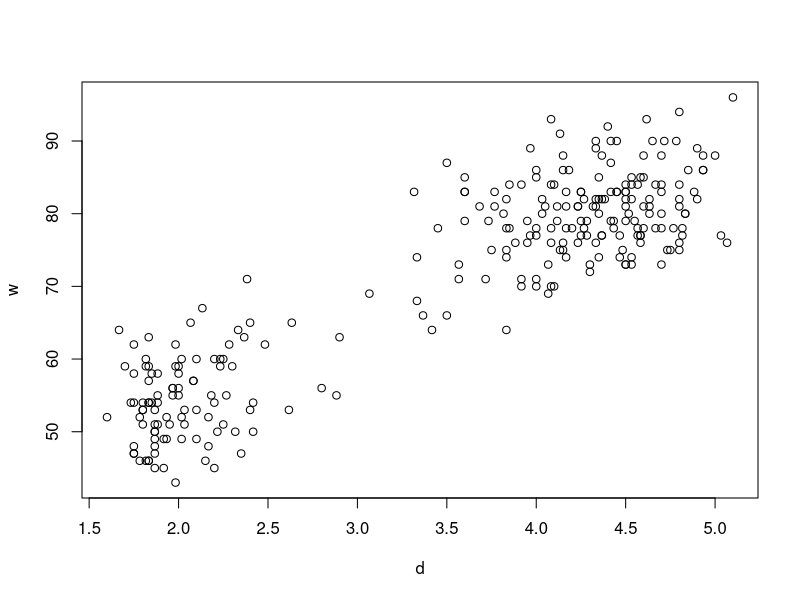
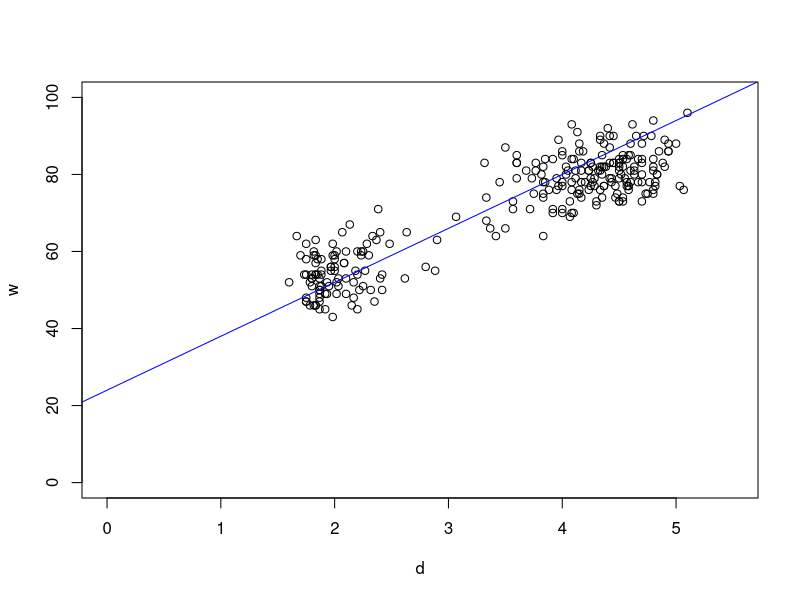
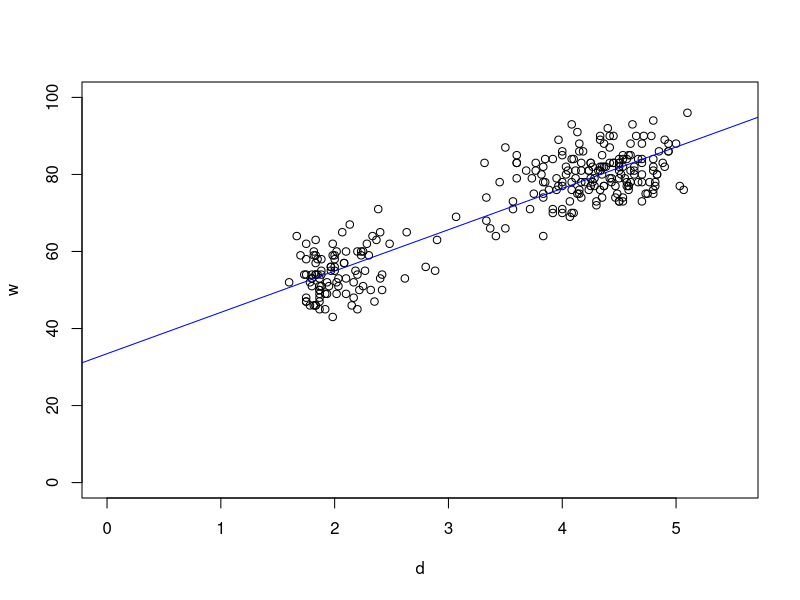

These figures' R source, in order:
#
# PRACTICAL 3: Linear Regression
# ---------------------------------
#
#
# In this practical, we will use R to fit linear regression models by the method of ordinary least
# squares (OLS). We will make use of R's `lm` function simplify the process of model fitting and
# parameter estimation, and use information from its output to construct confidence intervals.
# Finally, we will assess the quality of the regression and use residual diagnostic plots to 
# assess the validity of the regression assumptions.  

# You will need the following skills from previous practicals:
#     * Basic R skills with arithmetic, functions, and vectors
#     * Calculating data summaries: mean, sd, var, sum
#     * Loading libraries and data sets with library and data
#     * Drawing scatterplots with plot and straight lines with abline
#     * Using additional graphical parameters to customise plots with colour (col), line 
#       type (lty), etc
#
# New R techniques:
#    *   Fitting a linear regression model with `lm`
#    *   Extracting key regression quantities such as coefficients (`coef`), residuals (`resid`),
#        and fitted values (`fitted`)
#    *   Obtaining a detailed summary of a linear regression fit with `summary`
#

# ==================================================================================
#
# 1. Simple linear regression
#
# 1.1 The simple linear regression model
#
# Regression analysis is a statistical area concerned with the estimation of the relationship
# between two or more variables. In the simple linear regression model we have a _dependent_ 
# or _response_ variable Y, and and _independent_ or _predictor_ variable X. Suppose we 
# have n pairs of observations {y_i,x_i}, i=1,...,n, we can then write the simple linear 
# regression model as
# 
#    y_i = β_0 + β_1 x_i + ε_i,   i=1,...,n
#
# where β_0, β_1 are the unknown regression parameters (i.e. the intercept and slope of the trend
# line), and ε_i are the unobserved random regression error around the trend line.
#
# In linear regression, we make the following assumptions about ε_i:
#
#    A. E[ε_i] = 0 for all i — our errors have mean zero and do not depend on x. In other words,
#       there is no systematic bias, such as would come from missing a key part of the trend in x. 
#       So, the model trend is assumed correct, and any errors are assumed to be scattered randomly
#       about it.
#    B. Var[ε_i] = σ^2 for all i — our errors have a constant spread or variance, which also does 
#       not depend on x; the errors are homoscedastic.
#    C. The regression errors are independent, so Cov[ε_i, ε_j]=0, and E[ε_i ε_j]=0 when i!=j
#    D. To make probability statements, we will further assume that the regression errors are all
#       i.i.d N(0,σ^2)
#

# We fit the regression model by _least squares_, which seeks the values of β_0 and β_1 which minimise the sum of the squared errors between our observed y and the regression line β_0+β_1x, i.e.
# 
#   Q(β_0, β_1) = \sum_{i=1}^n (y_i - β_0 - β_1 x_i)^2.
# 
# The minimising values are the OLS estimates βhat_0 and βhat_1, which can be written as follows (see lecture notes)
# 
#  βhat_0 = ybar - β_1 xbar,
#
#  βhat_1 = S_xy/S_xx
#

# ==================================================================================
#
# 2. The faithful data set
#
# The dataset we will be using in this practical concerns the behaviour of the Old Faithful geyser
# in Yellowstone National Park, Wyoming, USA. For a natural phenomenon, the Old Faithful geyser is
# highly predictable and has erupted every 44 to 125 minutes since 2000. There are two variables
# in the data set:
#
#   1. the waiting time between eruptions of the geyser, and
#   2. the duration of the eruptions.
#
# Before we start fitting any models, the first step should always be to perform some exploratory
# data analysis of the data to gain some insight into the behaviour of the variables and suggest
# any interesting relationships or hypotheses to explore further.
#


# Exercise 1.1:
# ~~~~~~~~~~~~~
#
# * Load the faithful dataset by typing data(faithful)
#
# * To save typing later, let’s extract the columns into two variables. Create a vector `w` that
#   contains the vector of waiting times, and a second vector `d` that contains the durations of
#   eruptions.
#
# * Plot the waiting times (y-axis) against the durations (x-axis).
#
# * Is there evidence of a linear relationship?
#


data(faithful)
w <- faithful$waiting
d <- faithful$eruptions
plot(y=w,x=d)




# The model we're interested in fitting to these data is a simple linear relationship between the waiting times and the eruption durations, namely
#
#  w = β_0 + β_1 d + ε
#


# Exercise 1.2:
# ~~~~~~~~~~~~~
#
# * Read the techniques page on changing axis limits, and then redraw your scatterplot so the
#   horizontal axis covers the interval [0, 5.5], and the vertical axis covers [0, 100].
#
# * Try guessing at some coefficients of the best-fitting straight line model. Use the `abline`
#   function to draw the lines on your plot using the arguments `a` and `b` to specify the 
#   intercept and slope. Save your best guess as `guess.b0` and `guess.b1`.
#
# * Have a couple of attempts, but don’t spend too long! We’ll see better ways to do this next.
#


plot(y=w,x=d,xlim=c(0,5.5),ylim=c(0,100))
guess.b0 <- 24
guess.b1 <- 14
abline(a=guess.b0,b=guess.b1,col='blue')






# As mentioned above, the OLS method minimizes the square of the residuals which are the difference
# between the vector of observations, w_i, and the fitted values, what_i. Now let’s compute this
# least-squares value for your best guess at the coefficients.


#
# Exercise 1.5:
# ~~~~~~~~~~~~~ 
#
# * Using your best guesses as βhat_0 and βhat_1$, create a vector called `guess.what` containing
#   the fitted values what_i= βhat_0 + βhat_1 d_i  for your regression line. 
#
# * Create a vector `guess.resid` containing the residuals e_i = w_i - what_i.
#
# * Calculate the sum of squares of your residuals, Q(`guess.b0`, `guess.b1`). Save the value as
#   `guess.Q` - we'll compare it to the least-squares fit later.
#


guess.what <- guess.b0 + guess.b1*d
guess.resid <- w - guess.what
guess.Q <- sum(guess.resid^2)




# ==================================================================================
#
# 3. Fitting the regression model
# 
#
# ----------------------------------------------------------------------------------
# 3.1 Direct calculation

# We have access to all of the data and we know the formulae for the least squares estimates of 
# the coefficients, so we should be able to calculate the optimal values fairly easily.

#
# Exercise 3.1:
# ~~~~~~~~~~~~~ 
# 
# * First, calculate the regression summary statistics: use `mean` to find wbar (sample mean of
#   w) and dbar (sample mean of d) and save them as `wbar` and `dbar`.
#
# * Use the sample means with the original values of `d` and `w`` to calculate S_dd and S_dw, 
#   and store them as `sdd` and `sdw`. Hint: the `sum` function will be useful.
#
# * Use these summaries with the formulae in Section 1 to calculate the least-squares estimates
#   βhat_0, βhat_1 and save them as `beta0hat` and `beta1hat`.
#
# * How do the least-squares estimates compare to your guesses?
#
# * Use the `abline` function to add the least-squares regression as an additional line to your
#   plot. Use colour  (the `col` argument) to distinguish it from your previous guesses.
# 


wbar <- mean(w)
dbar <- mean(d)
sdd <- sum((d-dbar)^2)
sdw <- sum((d-dbar)*(w-wbar))
## OLS estimates
beta1hat <- sdw/sdd
beta0hat <- wbar-beta1hat*dbar
## the plot
plot(y=w, x=d, xlim=c(0,5.5), ylim=c(0,100))
abline(a=beta0hat, b=beta1hat, col='blue')


# ----------------------------------------------------------------------------------
# 3.2  Linear regression with `lm`
# 
#
# It would be rather tiresome to have to do the calculations explicitly for every regression problem, and so R provides the `lm` function to compute the least-squares linear regression for us, and it returns an object which summarises all aspects of the regression fit.
#

# ^^^^^^^^^^^^^^^^^^^^^^^^^^^^^^^^^^^^^^^^^^^^^^^^^^^^^^^^^^^^^^^^^^^^^^^^^^^^^^^^^^^^^^^^^^^^^^^
# ^ 
# ^ TECHNIQUE: 
# ^ 
# ^ In R, We can fit linear models by the method of least squares using the function `lm`. Suppose
# ^ our response variable is $Y$, and we have a predictor variable $X$, with observations stored in
# ^ R vectors `y` and `x` respectively. To fit $y$ as a linear function of $x$, we use the following
# ^ `lm` command:
# ^   
# ^   `model <- lm(y ~ x)`
# ^ 
# ^ Alternatively, if we have a data frame called `dataset` with variables in columns `a` and `b`
# ^ then we could fit the linear regression of `a` on `b` without having to extract the columns 
# ^ into vectors by specifying the `data` argument
# ^ 
# ^ `model <- lm(a ~ b, data=dataset)`
# ^ 
# ^ The `~` (tilde) symbol in this expression should be read as "is modelled as". Note that _R_
# ^ always automatically include a constant term, so we only need to specify the $X$ and $Y$
# ^ variables.
# ^ 
# ^ We can inspect the fitted regression object returned from `lm` to get a simple summary of the
# ^ estimated model parameters. To do this, simply evaluate the variable which contains the 
# ^ information returned from `lm`:
# ^   
# ^   `model`
# ^ 
# ^ For more information, see  [Linear regression](r_10_statsmethods.html#lm).
# ^                                                
# ^^^^^^^^^^^^^^^^^^^^^^^^^^^^^^^^^^^^^^^^^^^^^^^^^^^^^^^^^^^^^^^^^^^^^^^^^^^^^^^^^^^^^^^^^^^^^^^

#
# Exercise 3.2:
# ~~~~~~~~~~~~~
#
# * Use `lm` to fit waiting times `w` as a  linear function of eruption durations `d`. 
#
# * Save the result of the regression function to `model`.
#
# * Inspect the value of `model` to find the fitted least-squares coefficients. Check the values 
#   match those you computed in the previous exercise.
#

model <- lm(w~d)
model



#
# Exercise 3.3:
# ~~~~~~~~~~~~~
#
# * Use the `coef` function to extract the coefficients of the fitted linear regression model as
#   a vector. 
#
# * Extract the vector of residuals from `model`, and use this to compute the sum of squares of
#   the residuals as `lsq.Q`.
#
# * Compare `lsq.Q` to `guess.Q` - was your best guess close to the minimum of the least-squares error function?
#

coef(model)
lsq.resid <- resid(model)
lsq.Q <- sum(lsq.resid^2)





# ----------------------------------------------------------------------------------
#  3.3 The regression summary
# 
# ^^^^^^^^^^^^^^^^^^^^^^^^^^^^^^^^^^^^^^^^^^^^^^^^^^^^^^^^^^^^^^^^^^^^^^^^^^^^^^^^^^^^^^^^^^^^^^^
# ^ 
# ^ TECHNIQUE: 
# ^ 
# ^ We can easily extract and inspect the coefficients and residuals of the linear model, but to
# ^ obtain a more complete statistical summary of the model we use the `summary` function:
# ^   
# ^   `summary(model)`
# ^ 
# ^ There is a lot of information in this output, but the key quantities to focus on are:
# ^   
# ^   * Residuals: simple summary statistics of the residuals from the regression.
# ^   * Coefficients: a table of information about the fitted coefficients. Its columns are:
# ^       + The label of the fitted coefficient: The first will usually be `(Intercept)`, and
# ^         subsequent rows will be named after the other predictor variables in the model.
# ^       + The `Estimate` column gives the least squares estimates of the coefficients. 
# ^       + The `Std. Error` column gives the corresponding standard error for each coefficient. 
# ^       + The `t value` column contains the t test statistics.
# ^       + The `Pr(>|t|)` column is then the p-value associated with each test, where a low 
# ^         p-value indicates that we have evidence to reject the null hypothesis. 
# ^   * Residual standard error: This gives s_e the square root of the unbiased estimate of
# ^     the residual variance.
# ^   * Multiple R-Squared: This is the R^2 value defined in lectures as the squared correlation
# ^     coefficient and is a measure of goodness of fit. 
# ^ 
# ^ We can also use the `summary` to access the individual elements of the regression summary 
# ^ output. If we save the results of a call to the summary function of a `lm` object as `summ`:
# ^   
# ^   * `summ$residuals` -- extracts the regression residuals as `resid` above
# ^   * `summ$coefficients` -- returns the (p x 4) coefficient summary table with columns 
# ^     for the estimated coefficient, its standard error, t-statistic and corresponding (two-sided)
# ^     p-value. 
# ^   * `summ$sigma` -- extracts the regression standard error
# ^   * `summ$r.squared` -- returns the regression R^2
# ^ 
# ^^^^^^^^^^^^^^^^^^^^^^^^^^^^^^^^^^^^^^^^^^^^^^^^^^^^^^^^^^^^^^^^^^^^^^^^^^^^^^^^^^^^^^^^^^^^^^^


#
# Exercise 3.4:
# ~~~~~~~~~~~~~
#
# * Apply the `summary` function to `model` to produce the regression summary for our example.
# 
# * Make sure you are able to locate the following:
#   *  The coefficient estimates, and their standard errors,
#   *  The residual standard error, s_e^2;
#   *  The regression R^2.
#
# * Extract the regression standard error from the regression summary, and save it as `se`. (We'll
#   need this later!)
#
# * What do the entries in the `t value` column correspond to? What significance test (and what
#   hypotheses) do these statistics correspond to?
#
# * Are the coefficients significant or not? What does this suggest about the regression?
#
# * What is the R^2 value for the regression and what is its interpretation? Can you extract its
#   numerical value from the output as a new variable?



se <- summary(model)$sigma
rsq <- summary(model)$r.squared




# ==================================================================================
#
# 4. Inference on the coefficicents
# 
#
# Given a fitted regression model, we can perform various hypothesis tests and construct 
# confidence intervals to perform the usual kinds of statistical inference. To do this, we 
# require the Normality assumption to hold for our inference to be valid.
#
# Theory tells us that the standard errors for the parameter estimates are defined as
#
#  s_{βhat_0} = s_e sqrt{1/n + (xbar^2)/S_xx},
#  s_{βhat_1} = s_e / sqrt{S_xx} 
#
# Given these standard errors and the assumption of normality, we can say for each coefficient 
# βhat_i, i=0,1 that:
#
#  (βhat_i - β_i)
#  --------------  ~  t_{n-2}
#    s_{βhat_i} 
#
# and hence an alpha level confidence interval for β_i can be written as
# 
#   βhat_i +/- t*_{n-2,alpha/2} s_{βhat_i} 
# 

#
# Exercise 4.1:
# ~~~~~~~~~~~~~
#
# * Consider the regression slope. Use the regression summary to  extract the standard error of
#   βhat_1. Assign its value to the variable `se.beta1`.
#
# * Compute the test statistic defined above using `beta1hat` and `se.beta1` for a test under the
#   null hypothesis H_0: β_1=0. Does it agree with the summary output from R?
#
# * Use the `pt` function to find the probability of observing a test statistic as extreme as this.
#
# * Referring to your t-test statistic and the `t value`s in the regression summary, what do you
#   conclude about the importance of the regression coefficients?
#
# * Find a 95% confidence interval for the slope β_1. You'll need the Use the `qt` function to find
#   the critical value of the t-distribution.
#
# * Does this interval contain your best guess for β_1.?




## extract the standard error from the second column of the coefficient summary table
se.beta1 <- summary(model)$coefficients[2,2]
## compute the t statistic
t.beta1 <- (beta1hat-0)/se.beta1
## p-value
n <- length(w)
2*(1-pt(t.beta1, n-2))
## confidence interval
beta1hat + c(-1,1) * qt(0.975,n-2) * se.beta1





# ==================================================================================
#
# 5. Estimation and prediction
# 
# Suppose now we are interested in some new point X=x*, and at this point we want to predict: (a) the location of the regression line, and (b) the value of Y.
# 
# In the first problem, we are interested in the value mu* = β_0 + β_1 x^*, i.e. the location of the regression line, at some new point X=x*. 
# 
# In the second problem, we are interested in the value of Y* = β_0 + β_1 x^* + ε, i.e. the actual observation value, at some new X=x*. 
# 
# The difference between the two is that the first simply concerns the location of the regression line, whereas the inference for the new observation Y* concerns both the position of the regression line and the regression error about that point.
# 
# Theory tells us that a 100(1-alpha)% confidence interval for mu*, the location of the regression line at X=x*, is
# 
#   yhat +/- t*_{n-2,alpha/2} s_{Yhat} = (βhat_0 + βhat_1 x*) +/- t^*_{n-2,alpha/2} s_e sqrt{ 1/n + (x*-xbar)^2/S_xx}
# 
# Similarly, a 100(1-alpha)% _prediction_ interval for the location of the observation Y* at X=x* is
# 
#   yhat +/- t*_{n-2,alpha/2} s_{Yhat} = (βhat_0 + βhat_1 x*) +/- t^*_{n-2,alpha/2} s_e sqrt{1 +  1/n + (x*-xbar)^2/S_xx}
# 
  
#
# Exercise 5.1:
# ~~~~~~~~~~~~~
#
# * Using the formulae above and the variables you have defined from previous questions, find a 95% confidence interval for the estimated waiting time when the eruption duration is 3 minutes.
#
# * Repeat the calculation to compute a 95\% prediction interval for the actual waiting time, W.
#
# * Compare the two intervals.
#



## get the standard error of the intercept (col 2, row 1)
se.beta0 <- summary(model)$coefficients[1,2]
## find yhat
w.hat <- beta0hat + beta1hat * 3
## standard error of yhat
se.what <- se * sqrt(1/n + (3-dbar)^2/sdd)
## 95% CI for yhat
w.hat + c(-1,1)* qt(0.975,n-2) * se.what
## standard error of prediction
se.pred <- se * sqrt(1 + 1/n + (3-dbar)^2/sdd)
## 95% PI for y
w.hat + c(-1,1)* qt(0.975,n-2) * se.pred






  
